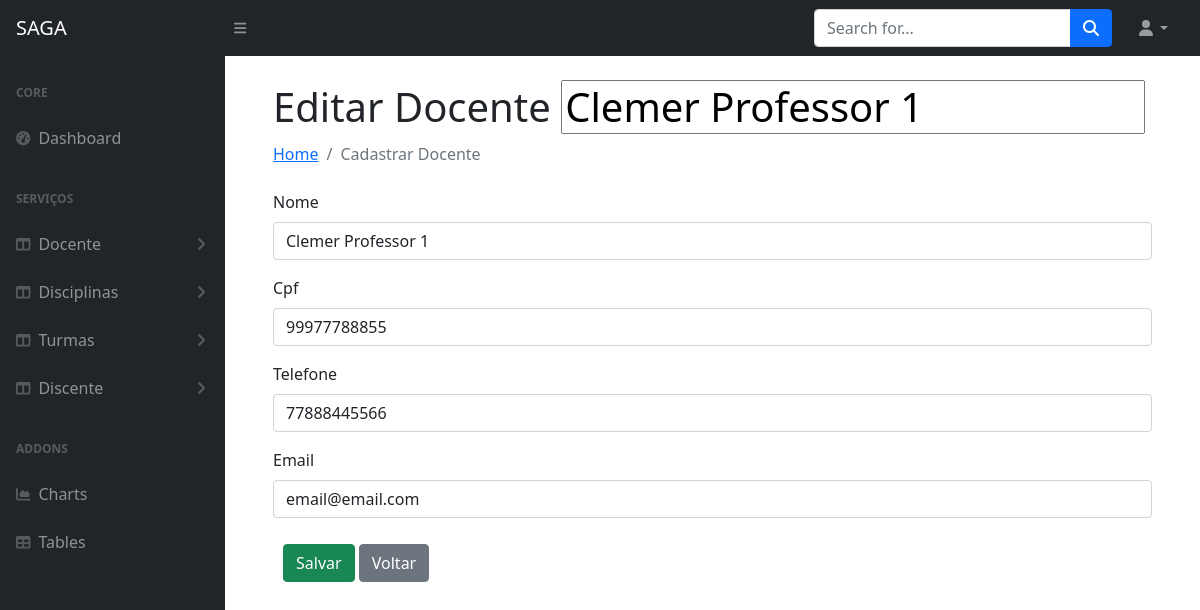
The app's page /editar_docente/2 (signed in) with its own data.
### appacademico/models.py (models this page shows, shortened)
class Usuario(models.Model):
    matricula= models.AutoField(primary_key=True)
    nome = models.CharField(max_length=150)
    cpf = models.IntegerField()
    telefone=models.IntegerField()
    email=models.EmailField(max_length=50)
    class Meta:
        abstract = True

class Professor(Usuario):
    pass

### appacademico/views.py (the view, shortened to what this page needs)
# urls.py: path('editar_docente/<int:matricula>', views.editar_docente, name='editar_docente'),
@login_required(login_url='login')
def editar_docente(request, matricula):
    docentenaobject = get_object_or_404(Professor, pk=matricula)
    docente = ProfessorModelForm(instance=docentenaobject)
    return render(request, 'editar_todos.html', {'docente': docente})

### appacademico/forms.py
class ProfessorModelForm(forms.ModelForm):
    class Meta:
        model = Professor
        fields = ['matricula', 'nome', 'cpf', 'telefone', 'email']

### appacademico/templates/editar_todos.html (shortened to what this page needs)
{% extends 'index.html'%}
{% load static %}
{% load bootstrap4 %}
{% block h1 %}
{% if docente %}
Editar Docente {{docente.nome}}
{% elif discente %}
Editar discente {{discente.nome}}
{% elif disciplina %}
Editar Disciplina {{disciplina.nome}}
{% elif turmas %}
Editar Turma {{turma.turma_id}}
{% endif %}
{% endblock %}
{% block li %}
{% if docente %}
Cadastrar Docente
{% elif discente %}
Cadastrar Discente
{% elif disciplina %}
Cadastrar Disciplina
{% elif discente %}
Cadastrar Aluno
{% elif turmas %}
Cadastrar Turma
{% endif %}
{% endblock %}
{% block content %}
<form method="POST" class="form" enctype="multipart/form-data" autocomplete="off">
    {% if docente %}
    {% bootstrap_form docente %}
    {% elif discente %}
    {% bootstrap_form discente %}
    {% elif disciplina %}
    {% bootstrap_form disciplina %}
    {% elif turmas %}
    {% bootstrap_form turmas %}
    {% endif %}
    <div style="padding: 10px;">
        <input type="submit" class="btn btn-success" value="Salvar" />
        <input type="button" class="btn btn-secondary" value="Voltar">
    </div>
</form>
</div>
{% endblock %}

### appacademico/templates/static/css/style1.css (style rules this page uses)
body { background-color: #1E0731; text-align: center; }

### records on screen
Professor: nome "Clemer Professor 1", cpf "99977788855", telefone "77888445566", email "email@email.com"
